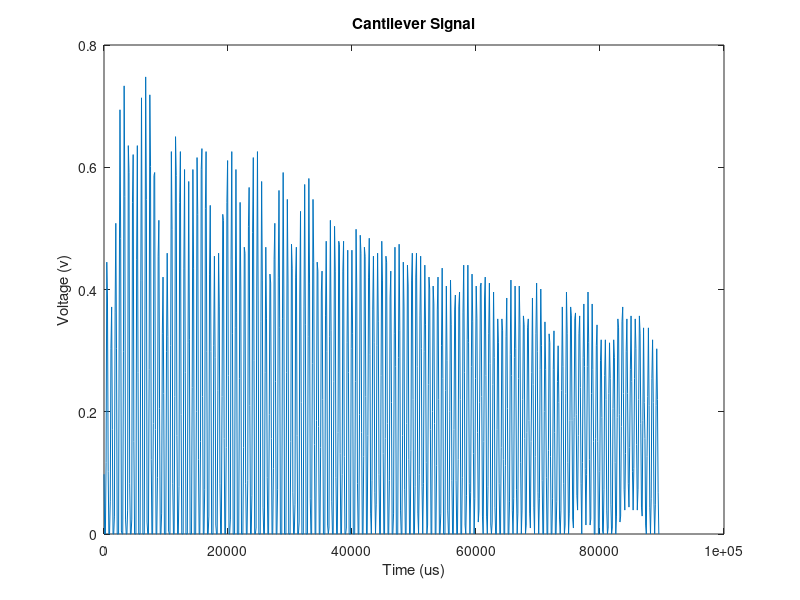
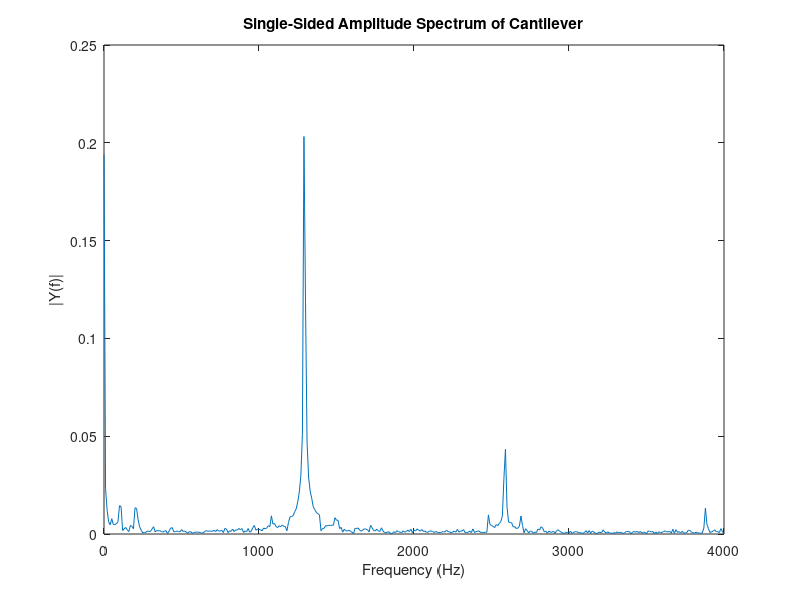

MATLAB code to generate these figures, in order:
close all
clear all
clc

load('Cantilever_readings_800N_5.mat');         % Cantilever ADC readings from Arduino
signal_volt = num * (5.0 / 1023);               % Cantilever readings in volt

row = 2330;                                     % Silicon density in kg/m3
l = 0.008;                                      % Lenght of Cantilever in meter
w = 0.0015;                                     % Width of Cantilever in meter
h = 0.00005;                                    % Height of Cantilever in meter
volume = l * w * h;                             % Volume of Cantilever
mass = row * volume;                            % Mass of Cantilever

L = size(signal_volt,1);                        % Length of signal
Fs = 8000;                                      % Sampling frequency
t = 0:112:112*L-1;                              % Time vector

plot(t,signal_volt);                            % Plot of Cantilever signal
title('Cantilever Signal')
xlabel('Time (us)')
ylabel('Voltage (v)')

Y = fft(signal_volt);                           % FFT of Cantilever signal
P2 = abs(Y/L);                                  % Two-sided Amplitude spectrum
P1 = P2(1:L/2+1);                               % Single-sided Amplitude spectrum
P1(2:end-1) = 2*P1(2:end-1);                    % Even valued signal lenght L

f = Fs*(0:(L/2))/L;                             % Frequency domain
figure
plot(f,P1)                                      % Plot single-sided amplitude spectrum
title('Single-Sided Amplitude Spectrum of Cantilever')
xlabel('Frequency (Hz)')
ylabel('|Y(f)|')

for i = 1:2
    P1(i) = 0;
end

max_amplitude = max(P1);                        % Maximum Amplitude of the Single-sided spectrum
half_power_amplitude = max_amplitude / sqrt(2); % -3dB Amplitude

j = 1;

for i = 1:length(P1)-1
    
    factor = P1(i) - P1(i+1);
    if factor > 0
        factor1 = factor / 100;
        P3(j:1:j+100) = P1(i) : -factor1 : P1(i+1);
        j = j + 101;
    end
    if factor < 0
        factor1 = factor / 100;
        P3(j:1:j+100) = P1(i) : -factor1 : P1(i+1);
        j = j + 101;
    end      
  
end

f1 = Fs*(0:(length(P3)-1))/length(P3);
f2 = f1/2;

[C, I] = max(P3);
k=1;

for i = 50:I
    
    if P3(i) > half_power_amplitude
        freq_1(k) = f2(i);
       break 
    end
end

for i = I:length(P3)
    
    if P3(i) < half_power_amplitude
        freq_2(k) = f2(i);
       break 
    end 
    
end

bandwidth = freq_2 - freq_1;

damping = bandwidth * mass;

display(damping)




